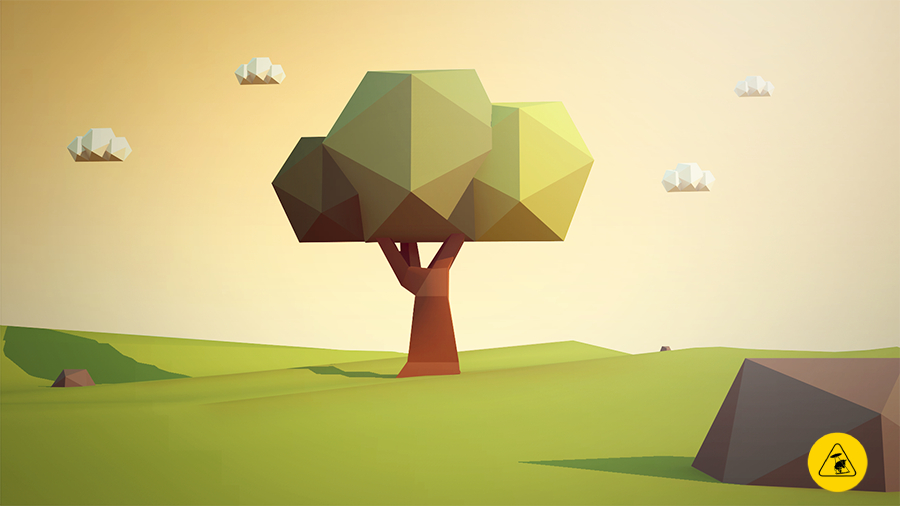
#> input picture spacy/background.jpg, 900 x 506 px
$ python run.py
#> lines starting #> are read from the running program, lines starting #| are printed output that depends on the picture; after the words box and inside, x2 and y2 are one past the last pixel; in counts of white or black regions, pixels touching at a corner belong together
#> in __init__, self.background is the input picture: shape (506, 900, 3); mean B, G, R 126.1, 187.4, 198.7
### spacy/spacy.py
from os.path import dirname, realpath, join
import cv2
import numpy as np

class Spacy:
    def __init__(self, width=1920, height=1080):
        self.width = width
        self.height = height
        self.abspath = dirname(realpath(__file__))
        self.background = cv2.imread(join(self.abspath, "background.jpg"))
        self.background = cv2.resize(self.background, (self.width, self.height))
        self.frame = self.draw()
        self.font = cv2.FONT_HERSHEY_SIMPLEX
        self.read_width = self.width

        self.correct = 0
        self.wrong = 0
        self.level = 1

    def resize(self, image, width):
        h, w = image.shape[:2]
        r = width / float(w)
        dim = (width, int(h * r))
        return cv2.resize(image, dim, interpolation=cv2.INTER_AREA)

    @property
    def canvas(self):
        return self.background.copy()

    @property
    def randomDarkColor(self):
        b,g,r = tuple(np.random.randint(200, size=3))
        return int(b), int(g), int(r)

    @property
    def randomLightColor(self):
        b,g,r = tuple(np.random.randint(200, 255, size=3))
        return int(b), int(g), int(r)

    def ufo(self, canvas, center, radius, number=None):
        axes = (radius, radius//2)
        cv2.ellipse(canvas, (center[0], center[1]-radius//3), (radius//2, radius//2), 0,  0,  360, self.randomDarkColor, -1, cv2.LINE_AA)
        cv2.ellipse(canvas, center, axes, 0, 0, 360, self.randomDarkColor, -1, cv2.LINE_AA)
        if number is not None:
            cv2.putText(canvas, str(number), (center[0]-15, center[1]+15), self.font, 1.5, self.randomLightColor, 3, cv2.LINE_AA)
        return canvas

    def draw(self):
        while True:
            canvas = self.canvas
            radius = 80
            numbers = np.arange(10)
            cx = np.arange(radius*2, self.width-(radius*2), radius*3)
            cy = np.arange(radius*2, self.height-(radius*2), radius*3)
            np.random.shuffle(numbers)
            np.random.shuffle(cx)
            np.random.shuffle(cy)

            positions = {}
            for i, (n, x, y) in enumerate(zip(numbers, cx[:10], cy[:10])):
                if i == 0 and self.level == 2:
                    # blank ufo
                    self.ufo(canvas, (x,y), radius)
                else:
                    # ufo with number
                    self.ufo(canvas, (x,y), radius, n)
                    positions.update({y:n})

            positions = dict(sorted(positions.items()))

            yield canvas, list(positions.values())

    def read(self, width=1920):
        self.read_width = width
        frame, numbers = next(self.frame)
#> in ufo, `axes = (radius, radius//2)`: axes = (80, 40)
#> in ufo, `cv2.putText(canvas, str(number), (center[0]-15, center[1]+15), self.fo..`: canvas: shape (1080, 1920, 3); mean of channels 0, 1, 2 126.1, 187.1, 197.9
#> in ufo (call 2), `cv2.putText(canvas, str(number), (center[0]-15, center[1]+15), self.fo..`: canvas: shape (1080, 1920, 3); mean of channels 0, 1, 2 126.5, 186.5, 197.3
#> in ufo (call 3), `cv2.ellipse(canvas, (center[0], center[1]-radius//3), (radius//2, radi..`: canvas: shape (1080, 1920, 3); mean of channels 0, 1, 2 126.5, 186.5, 197.2
#> in ufo (call 3), `cv2.putText(canvas, str(number), (center[0]-15, center[1]+15), self.fo..`: canvas: shape (1080, 1920, 3); mean of channels 0, 1, 2 126.9, 186.5, 196.6
#> call 4 of ufo, with center = (1600, 640), radius = 80, number = 9
#> in ufo (call 4), `cv2.ellipse(canvas, center, axes, 0, 0, 360, self.randomDarkColor, -1,..`:
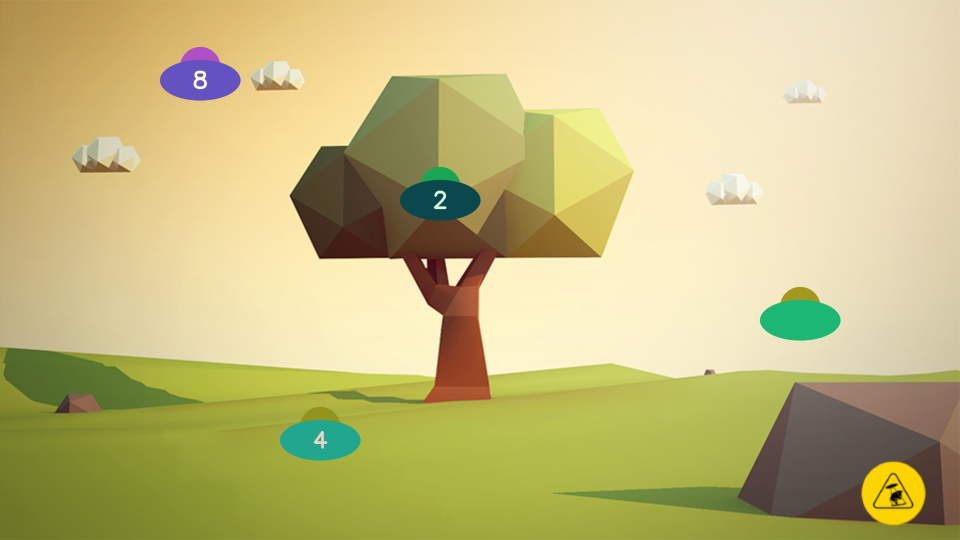
#> canvas: shape (1080, 1920, 3) (shown at 1/2 size); mean of channels 0, 1, 2 126.4, 186.2, 195.5; drawn as B, G, R
#> in ufo (call 4), `cv2.putText(canvas, str(number), (center[0]-15, center[1]+15), self.fo..`: canvas: shape (1080, 1920, 3); 0.03% of pixels changed, all inside (x1, y1, x2, y2) = (1586, 620, 1613, 659)
#> numbers = [8, 2, 9, 4]
        return self.resize(frame, width), numbers
#> in resize, `return cv2.resize(image, dim, interpolation=cv2.INTER_AREA)`:
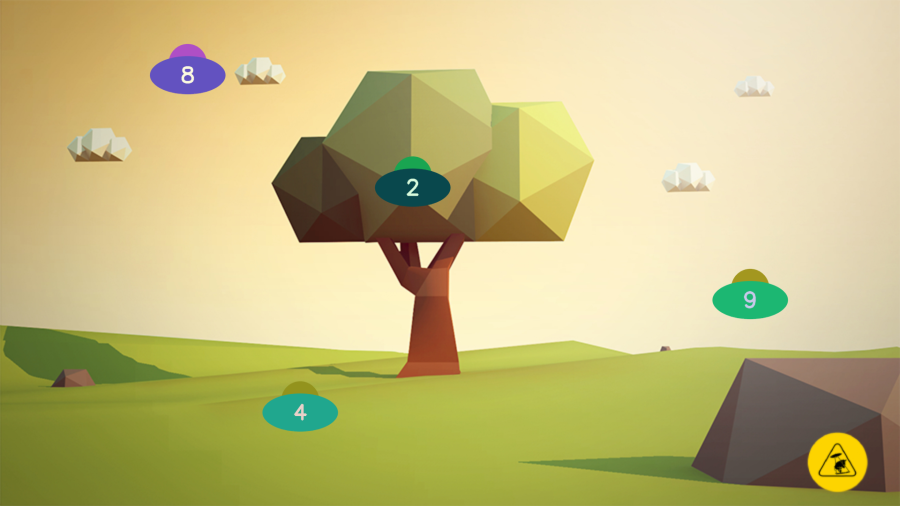
#> returned value: shape (506, 900, 3); mean of channels 0, 1, 2 126.4, 186.2, 195.6; drawn as B, G, R

    def write(self, frame, text, scale=1.2, thickness=2):
        frame = cv2.resize(frame, (self.width, self.height))
        return self.resize(cv2.putText(frame, str(text), (10, self.height-25), self.font, scale, (20, 232, 255), thickness, cv2.LINE_AA), width=self.read_width)

    # [16 lines left out: functions submit, accuracy, not called in this run]

spacy = Spacy()

### run.py
import cv2
import spacy
from preprocess import localize

while True:
    """
    read frame and corresponding numbers
    the read() method returns:
    1. frame with UFO's having number on it
    2. list of numbers sorted from top to bottom by position.
    """
    frame, numbers = spacy.read(width=900)
#> numbers = [8, 2, 9, 4]

    ##### please write your code inside 'preprocess.py' ####
    # try to break your code into different parts using class methods
    # keep it clean and readable, add comments where required
#> (the run stopped early here; a loop or call above may not have finished)
